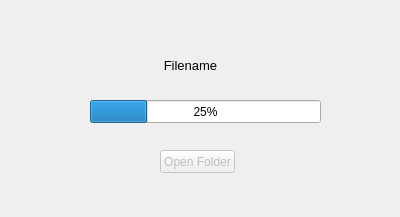
<?xml version="1.0" encoding="UTF-8"?>
<ui version="4.0">
 <class>DownloadManager</class>
 <widget class="QWidget" name="DownloadManager">
  <property name="geometry">
   <rect>
    <x>0</x>
    <y>0</y>
    <width>400</width>
    <height>217</height>
   </rect>
  </property>
  <property name="windowTitle">
   <string>Download Manager</string>
  </property>
  <widget class="QProgressBar" name="progressBar">
   <property name="geometry">
    <rect>
     <x>90</x>
     <y>100</y>
     <width>231</width>
     <height>23</height>
    </rect>
   </property>
   <property name="value">
    <number>25</number>
   </property>
  </widget>
  <widget class="QLabel" name="filenameText">
   <property name="geometry">
    <rect>
     <x>20</x>
     <y>50</y>
     <width>341</width>
     <height>31</height>
    </rect>
   </property>
   <property name="font">
    <font>
     <pointsize>10</pointsize>
     <weight>50</weight>
     <bold>false</bold>
    </font>
   </property>
   <property name="text">
    <string>Filename</string>
   </property>
   <property name="textFormat">
    <enum>Qt::PlainText</enum>
   </property>
   <property name="scaledContents">
    <bool>false</bool>
   </property>
   <property name="alignment">
    <set>Qt::AlignCenter</set>
   </property>
   <property name="wordWrap">
    <bool>true</bool>
   </property>
  </widget>
  <widget class="QPushButton" name="folderBtn">
   <property name="enabled">
    <bool>false</bool>
   </property>
   <property name="geometry">
    <rect>
     <x>160</x>
     <y>150</y>
     <width>75</width>
     <height>23</height>
    </rect>
   </property>
   <property name="text">
    <string>Open Folder</string>
   </property>
  </widget>
 </widget>
 <resources/>
 <connections/>
</ui>
